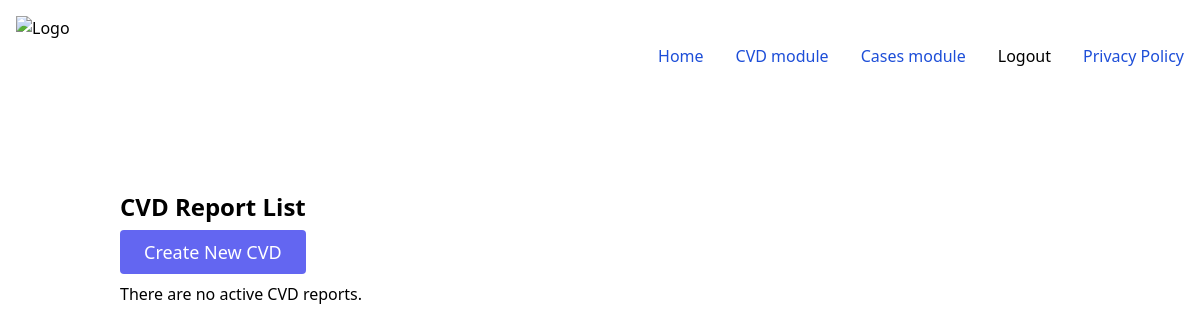
Page /cvd/ (signed in) on the earlier database version.
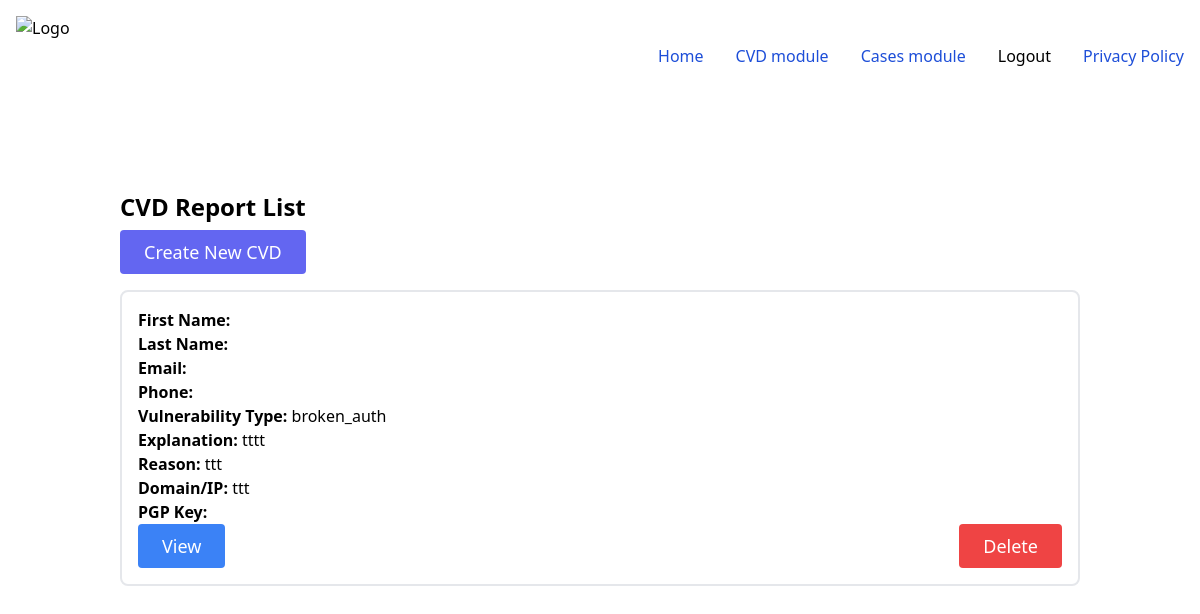
Same page on the later database version.
### cvd_service/models.py (models this page shows, shortened)
class CvdReport(models.Model):
    VULNERABILITY_TYPES = (
        ('injection', 'Injection'),
        ('broken_auth', 'Broken Authentication'),
        ('data_exposure', 'Sensitive Data Exposure'),
        ('xxe', 'XML External Entities (XXE)'),
        ('misconfigurations', 'Security Misconfigurations'),
        ('xss', 'Cross-Site Scripting (XSS)'),
        ('access_control', 'Broken Access Control'),
        ('insecure_deserialization', 'Insecure Deserialization'),
        ('availability', 'Availability'),
        ('integrity', 'Integrity'),
        ('confidentiality', 'Confidentiality'),
    )
    first_name = encrypt(models.CharField(
        max_length=100, blank=True, null=True))
    last_name = encrypt(models.CharField(
        max_length=100, blank=True, null=True))
    email = encrypt(models.EmailField())  # Email is now required
    phone = encrypt(models.CharField(max_length=20, blank=True, null=True))
    vulnerability_type = models.CharField(
        max_length=30, choices=VULNERABILITY_TYPES)  # Vulnerability type is now required
    explanation = models.TextField()  # Explanation is now required
    vulnerability_reason = models.TextField()  # Reason is now required
    domain_or_ip = models.TextField()  # Domain/IP is now required
    pgp_key = encrypt(models.TextField())

### cvd_service/views.py (the view)
# urls.py: path("", views.CVDListView.as_view(), name='cvd_list'),
class CVDListView(LoginRequiredMixin, generic.ListView):
    model = CvdReport
    template_name = 'cvd_service/cvd_list.html'
    context_object_name = 'cvd_list'
    def get_queryset(self):
        try:
            return CvdReport.objects.all()
        except Exception as e:
            logger.error('Error in CVDListView.get_queryset: %s', e)
            raise

### cvd_service/templates/cvd_service/cvd_list.html (shortened to what this page needs)
{% extends 'base_app/base.html' %}  {% block content %}
<div class="container mx-auto px-4 sm:px-8">
  <div class="py-8">
    <h2 class="text-2xl font-semibold leading-tight">CVD Report List</h2>
    <div class="my-2 flex sm:flex-row flex-col">
      <a
        href="{% url 'cvd_service:create_cvd' %}"
        class="text-white bg-indigo-500 border-0 py-2 px-6 focus:outline-none hover:bg-indigo-600 rounded text-lg"
        >Create New CVD</a
      >
    </div>
    {% if not cvd_list %}
    <p>There are no active CVD reports.</p>
    {% else %} {% for cvd in cvd_list %}
    <div class="py-2">
      <div class="flex flex-col border-2 rounded-lg p-4 bg-white">
        <p><strong>First Name:</strong> {{ cvd.first_name }}</p>
        <p><strong>Last Name:</strong> {{ cvd.last_name }}</p>
        <p><strong>Email:</strong> {{ cvd.email }}</p>
        <p><strong>Phone:</strong> {{ cvd.phone }}</p>
        <p><strong>Vulnerability Type:</strong> {{ cvd.vulnerability_type }}</p>
        <p><strong>Explanation:</strong> {{ cvd.explanation }}</p>
        <p><strong>Reason:</strong> {{ cvd.vulnerability_reason }}</p>
        <p><strong>Domain/IP:</strong> {{ cvd.domain_or_ip }}</p>
        <p><strong>PGP Key:</strong> {{ cvd.pgp_key }}</p>
        {% if user.is_authenticated %}
        <div class="flex justify-between">
          <a
            href="{% url 'cvd_service:cvd_detail' cvd.id %}"
            class="text-white bg-blue-500 border-0 py-2 px-6 focus:outline-none hover:bg-blue-600 rounded text-lg"
            >View</a
          >
          <form
            method="POST"
            action="{% url 'cvd_service:delete_cvd' cvd.id %}"
          >
            <button
              type="submit"
              class="text-white bg-red-500 border-0 py-2 px-6 focus:outline-none hover:bg-red-600 rounded text-lg"
            >
              Delete
            </button>
          </form>
        </div>
        {% endif %}
      </div>
    </div>
    {% endfor %} {% endif %}
  </div>
</div>
{% endblock %}

Differences in the rows shown:
added CvdReport: vulnerability_type "broken_auth", explanation "tttt", vulnerability_reason "ttt", domain_or_ip "ttt"
Other differences:
text no longer shown: "There are no active CVD reports."
